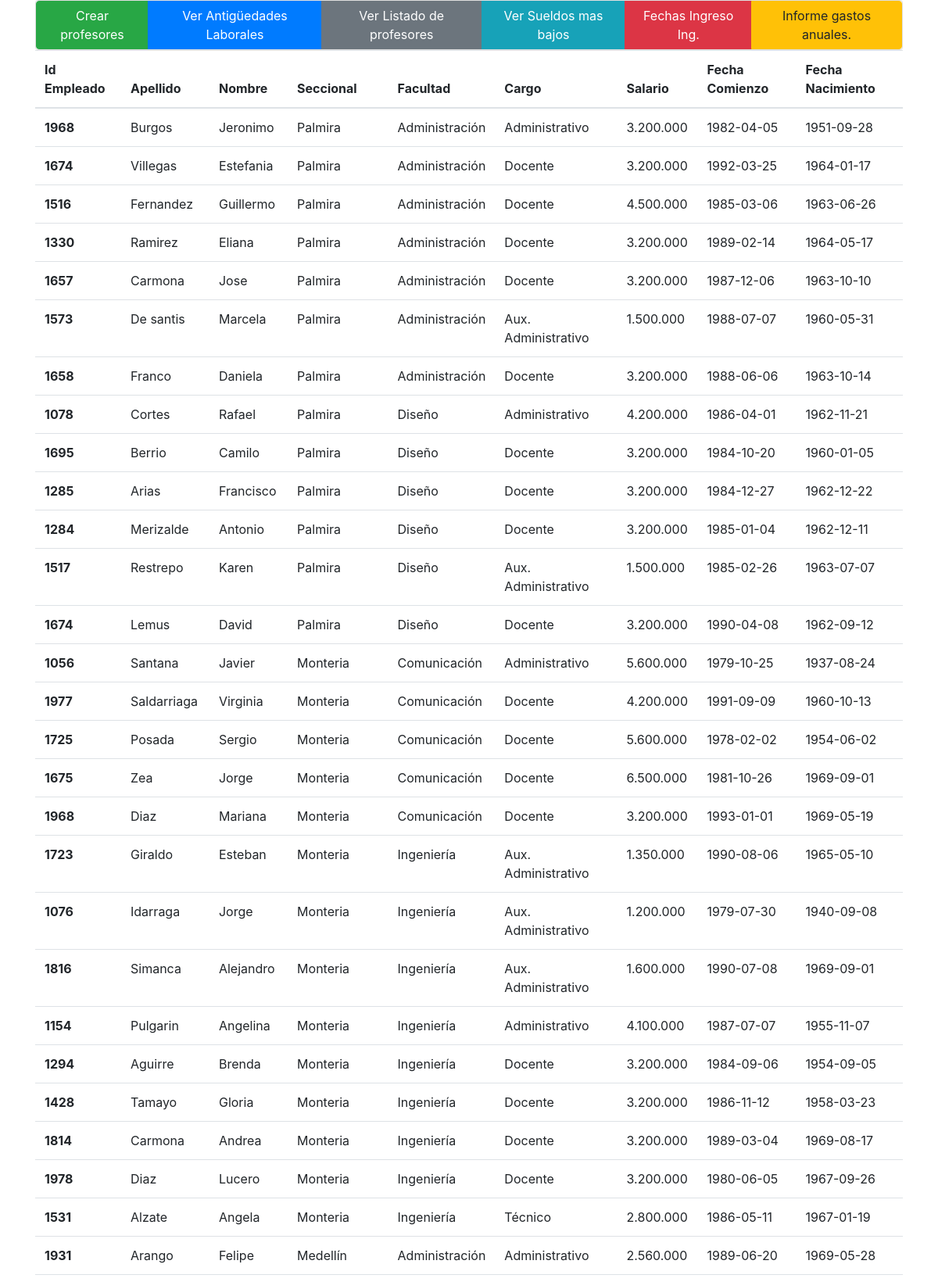
Page /vista/listado.php (upper part) on the committed database.
### tables this page shows
CREATE TABLE `profesores` (
  `id` int(11) NOT NULL,
  `id_empleado` int(11) NOT NULL,
  `apellido` varchar(255) NOT NULL,
  `nombre` varchar(255) NOT NULL,
  `seccional` varchar(40) NOT NULL,
  `facultad` varchar(40) NOT NULL,
  `cargo` varchar(40) NOT NULL,
  `salario` int(20) NOT NULL,
  `fecha_comienzo` date NOT NULL,
  `fecha_nacimiento` date NOT NULL
);

### modelo/conexion.php (called while the page is built)
<?php
class Conexion
{
	static public function conectar(){
		$link = new PDO("mysql:host=localhost;dbname=profesores","root","martin07081988");
		$link->exec("set names utf8");
		$link->setAttribute(PDO::ATTR_ERRMODE, PDO::ERRMODE_EXCEPTION);
		return $link;
	}
}

### modelo/profesores.model.php (called while the page is built, shortened)
<?php
	require_once 'conexion.php';
	class ProfesorModel	{
		static public function mdlListarProfesores(){
			try {
				$stmt = Conexion::conectar()->prepare("SELECT * from profesores");
				$stmt->execute();
				$retorno = $stmt->fetchAll(PDO::FETCH_ASSOC);
			} catch (PDOException $e) {
				$error  = $e->getMessage();
			}
			if (isset($error)) {
				return $error;
			} else {
				return $retorno;
			}
		}
	}
?>

### controlador/profesor.controller.php (called while the page is built, shortened)
<?php
	class ProfesoresController
	{
		static public function ctrListadoProfesores(){
			$listado = ProfesorModel::mdlListarProfesores();
			return $listado;
		}
	}
?>

### vista/listado.php (the view, shortened to what this page needs)
<?php
  $listado = ProfesoresController::ctrListadoProfesores();
?>
<!DOCTYPE html>
<html lang="en">
<head>
  <link rel="stylesheet" href="https://cdn.jsdelivr.net/npm/bootstrap@4.6.1/dist/css/bootstrap.min.css">
</head>
<body>
  <div class="container">
    <?php include 'menu.php'; ?>
    <table class="table">
      <thead>
        <tr>
          <th scope="col">Id Empleado</th>
          <th scope="col">Apellido</th>
          <th scope="col">Nombre</th>
          <th scope="col">Seccional</th>
          <th scope="col">Facultad</th>
          <th scope="col">Cargo</th>
          <th scope="col">Salario</th>
          <th scope="col">Fecha Comienzo</th>
          <th scope="col">Fecha Nacimiento</th>
        </tr>
      </thead>
      <tbody>
        <?php foreach ($listado as $val): ?>
          <tr>
            <th scope="row"><?= $val['id_empleado']?></th>
            <td><?= $val['apellido']?></td>
            <td><?= $val['nombre']?></td>
            <td><?= $val['seccional']?></td>
            <td><?= $val['facultad']?></td>
            <td><?= $val['cargo']?></td>
            <td><?= number_format($val['salario'],0,',','.')?></td>
            <td>
              <?= $val['fecha_comienzo']?>
            </td>
            <td><?= $val['fecha_nacimiento']?></td>
          </tr>
        <?php  $i++; endforeach ?>
      </tbody>
    </table>
  </div>
</body>
</html>

### rows in the picture
profesores: id_empleado "1968", apellido "Burgos", nombre "Jeronimo", seccional "Palmira", facultad "Administración", cargo "Administrativo", salario "3.200.000", fecha_comienzo "1982-04-05", fecha_nacimiento "1951-09-28"
profesores: id_empleado "1674", apellido "Villegas", nombre "Estefania", seccional "Palmira", facultad "Administración", cargo "Docente", salario "3.200.000", fecha_comienzo "1992-03-25", fecha_nacimiento "1964-01-17"
profesores: id_empleado "1516", apellido "Fernandez", nombre "Guillermo", seccional "Palmira", facultad "Administración", cargo "Docente", salario "4.500.000", fecha_comienzo "1985-03-06", fecha_nacimiento "1963-06-26"
profesores: id_empleado "1330", apellido "Ramirez", nombre "Eliana", seccional "Palmira", facultad "Administración", cargo "Docente", salario "3.200.000", fecha_comienzo "1989-02-14", fecha_nacimiento "1964-05-17"
profesores: id_empleado "1657", apellido "Carmona", nombre "Jose", seccional "Palmira", facultad "Administración", cargo "Docente", salario "3.200.000", fecha_comienzo "1987-12-06", fecha_nacimiento "1963-10-10"
profesores: id_empleado "1573", apellido "De santis", nombre "Marcela", seccional "Palmira", facultad "Administración", cargo "Aux. Administrativo", salario "1.500.000", fecha_comienzo "1988-07-07", fecha_nacimiento "1960-05-31"
profesores: id_empleado "1658", apellido "Franco", nombre "Daniela", seccional "Palmira", facultad "Administración", cargo "Docente", salario "3.200.000", fecha_comienzo "1988-06-06", fecha_nacimiento "1963-10-14"
profesores: id_empleado "1078", apellido "Cortes", nombre "Rafael", seccional "Palmira", facultad "Diseño", cargo "Administrativo", salario "4.200.000", fecha_comienzo "1986-04-01", fecha_nacimiento "1962-11-21"
profesores: id_empleado "1695", apellido "Berrio", nombre "Camilo", seccional "Palmira", facultad "Diseño", cargo "Docente", salario "3.200.000", fecha_comienzo "1984-10-20", fecha_nacimiento "1960-01-05"
profesores: id_empleado "1285", apellido "Arias", nombre "Francisco", seccional "Palmira", facultad "Diseño", cargo "Docente", salario "3.200.000", fecha_comienzo "1984-12-27", fecha_nacimiento "1962-12-22"
profesores: id_empleado "1284", apellido "Merizalde", nombre "Antonio", seccional "Palmira", facultad "Diseño", cargo "Docente", salario "3.200.000", fecha_comienzo "1985-01-04", fecha_nacimiento "1962-12-11"
profesores: id_empleado "1517", apellido "Restrepo", nombre "Karen", seccional "Palmira", facultad "Diseño", cargo "Aux. Administrativo", salario "1.500.000", fecha_comienzo "1985-02-26", fecha_nacimiento "1963-07-07"
profesores: id_empleado "1674", apellido "Lemus", nombre "David", seccional "Palmira", facultad "Diseño", cargo "Docente", salario "3.200.000", fecha_comienzo "1990-04-08", fecha_nacimiento "1962-09-12"
profesores: id_empleado "1056", apellido "Santana", nombre "Javier", seccional "Monteria", facultad "Comunicación", cargo "Administrativo", salario "5.600.000", fecha_comienzo "1979-10-25", fecha_nacimiento "1937-08-24"
profesores: id_empleado "1977", apellido "Saldarriaga", nombre "Virginia", seccional "Monteria", facultad "Comunicación", cargo "Docente", salario "4.200.000", fecha_comienzo "1991-09-09", fecha_nacimiento "1960-10-13"
profesores: id_empleado "1725", apellido "Posada", nombre "Sergio", seccional "Monteria", facultad "Comunicación", cargo "Docente", salario "5.600.000", fecha_comienzo "1978-02-02", fecha_nacimiento "1954-06-02"
profesores: id_empleado "1675", apellido "Zea", nombre "Jorge", seccional "Monteria", facultad "Comunicación", cargo "Docente", salario "6.500.000", fecha_comienzo "1981-10-26", fecha_nacimiento "1969-09-01"
profesores: id_empleado "1968", apellido "Diaz", nombre "Mariana", seccional "Monteria", facultad "Comunicación", cargo "Docente", salario "3.200.000", fecha_comienzo "1993-01-01", fecha_nacimiento "1969-05-19"
profesores: id_empleado "1723", apellido "Giraldo", nombre "Esteban", seccional "Monteria", facultad "Ingeniería", cargo "Aux. Administrativo", salario "1.350.000", fecha_comienzo "1990-08-06", fecha_nacimiento "1965-05-10"
profesores: id_empleado "1076", apellido "Idarraga", nombre "Jorge", seccional "Monteria", facultad "Ingeniería", cargo "Aux. Administrativo", salario "1.200.000", fecha_comienzo "1979-07-30", fecha_nacimiento "1940-09-08"
profesores: id_empleado "1816", apellido "Simanca", nombre "Alejandro", seccional "Monteria", facultad "Ingeniería", cargo "Aux. Administrativo", salario "1.600.000", fecha_comienzo "1990-07-08", fecha_nacimiento "1969-09-01"
profesores: id_empleado "1154", apellido "Pulgarin", nombre "Angelina", seccional "Monteria", facultad "Ingeniería", cargo "Administrativo", salario "4.100.000", fecha_comienzo "1987-07-07", fecha_nacimiento "1955-11-07"
profesores: id_empleado "1294", apellido "Aguirre", nombre "Brenda", seccional "Monteria", facultad "Ingeniería", cargo "Docente", salario "3.200.000", fecha_comienzo "1984-09-06", fecha_nacimiento "1954-09-05"
profesores: id_empleado "1428", apellido "Tamayo", nombre "Gloria", seccional "Monteria", facultad "Ingeniería", cargo "Docente", salario "3.200.000", fecha_comienzo "1986-11-12", fecha_nacimiento "1958-03-23"
profesores: id_empleado "1814", apellido "Carmona", nombre "Andrea", seccional "Monteria", facultad "Ingeniería", cargo "Docente", salario "3.200.000", fecha_comienzo "1989-03-04", fecha_nacimiento "1969-08-17"
profesores: id_empleado "1978", apellido "Diaz", nombre "Lucero", seccional "Monteria", facultad "Ingeniería", cargo "Docente", salario "3.200.000", fecha_comienzo "1980-06-05", fecha_nacimiento "1967-09-26"
profesores: id_empleado "1531", apellido "Alzate", nombre "Angela", seccional "Monteria", facultad "Ingeniería", cargo "Técnico", salario "2.800.000", fecha_comienzo "1986-05-11", fecha_nacimiento "1967-01-19"
profesores: id_empleado "1931", apellido "Arango", nombre "Felipe", seccional "Medellín", facultad "Administración", cargo "Administrativo", salario "2.560.000", fecha_comienzo "1989-06-20", fecha_nacimiento "1969-05-28"
